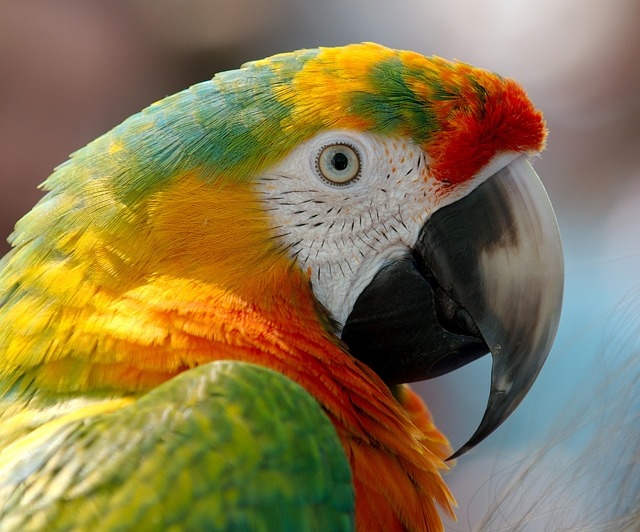
#> input picture parrot.jpg, 640 x 532 px, found by its file name
$ python obj_tracking.py
#> lines starting #> are read from the running program, lines starting #| are printed output that depends on the picture; after the words box and inside, x2 and y2 are one past the last pixel; in counts of white or black regions, pixels touching at a corner belong together
import cv2 as cv
import numpy as np

parrot_img= cv.imread('D:/Data Science/Computer vision/parrot.jpg')
#> parrot_img is the input picture: shape (532, 640, 3); mean B, G, R 78.5, 120.3, 137

while True:
    #convert image to hsv
    hsv= cv.cvtColor(parrot_img, cv.COLOR_BGR2HSV)
#> hsv: shape (532, 640, 3); mean H, S, V 37.9, 122.5, 145.5

    # Define range of yellow-green color in HSV
    lower_yellow_green = np.array([40, 40, 40])
    upper_yellow_green = np.array([80, 255, 255])
    mask_green= cv.inRange(hsv, lower_yellow_green, upper_yellow_green)
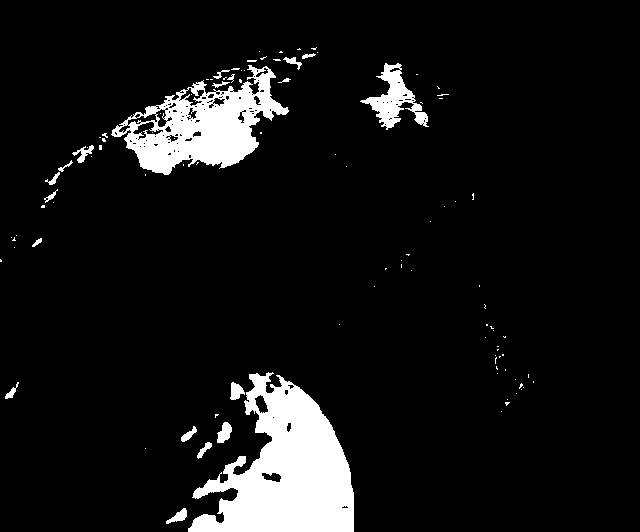
#> mask_green: shape (532, 640); 8% white; 102 white regions (82 under 20 px), largest, box (x1, y1, x2, y2) and area: (188, 372, 354, 532) 15008, (111, 65, 289, 175) 8606, (360, 63, 429, 130) 1664
    res_green= cv.bitwise_and(parrot_img, parrot_img, mask=mask_green)
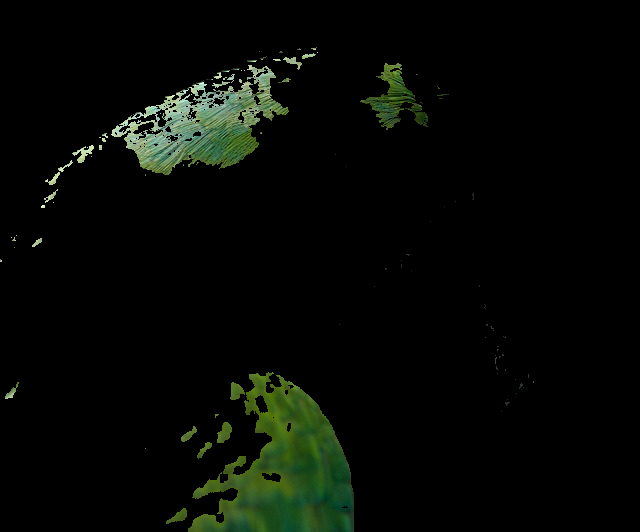
#> res_green: shape (532, 640, 3); mean B, G, R 4.6, 8.8, 5.9

    ## Define range of red color in HSV
    lower_red= np.array([0, 100, 100])
    upper_red= np.array([10, 255, 255])
    mask_red= cv.inRange(hsv, lower_red, upper_red)
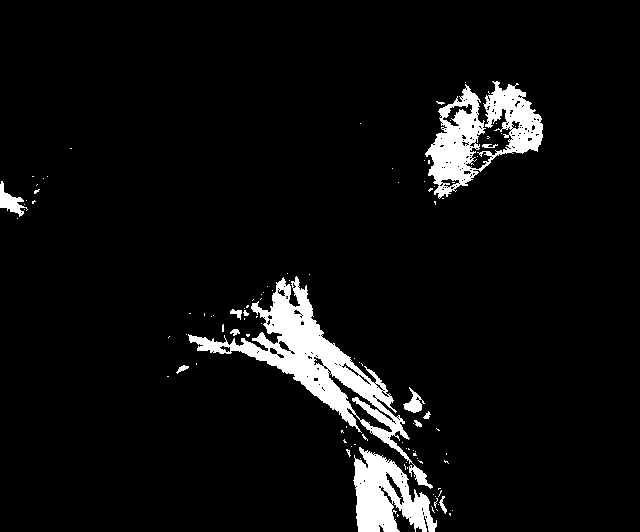
#> mask_red: shape (532, 640); 6% white; 105 white regions (92 under 20 px), largest, box (x1, y1, x2, y2) and area: (188, 276, 433, 489) 9145, (425, 81, 543, 199) 5864, (353, 447, 437, 532) 4045
    res_red= cv.bitwise_and(parrot_img, parrot_img, mask=mask_red)
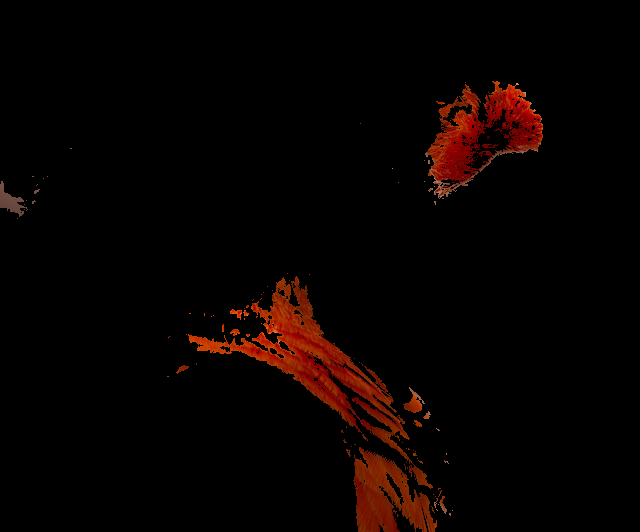
#> res_red: shape (532, 640, 3); mean B, G, R 0.4, 1.9, 8.2

    # Combine results for red and green
    result = cv.addWeighted(res_red, 1, res_green, 1, 0)  #alpha, beta and gamma parameter rn we have only two so turn two 1's
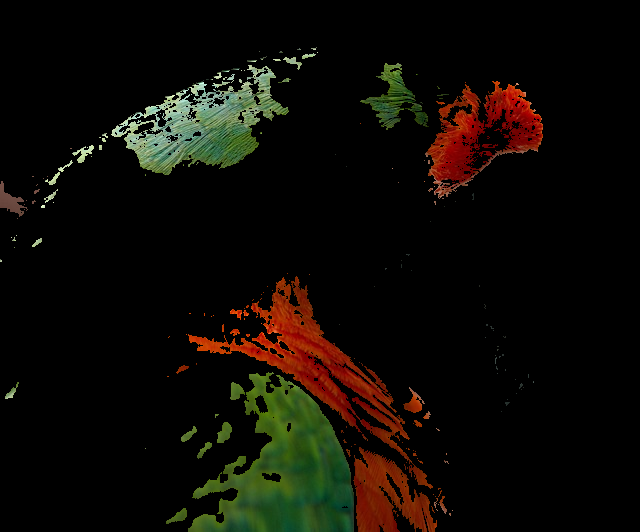
#> result: shape (532, 640, 3); mean B, G, R 5, 10.7, 14

    # Display the original image and results
    cv.imshow('Original Image', parrot_img)
    cv.imshow('Red Mask', mask_red)
    cv.imshow('Green Mask', mask_green)
    cv.imshow('Red Result', res_red)
    cv.imshow('Green Result', res_green)
    cv.imshow('Combined Result', result)

    k = cv.waitKey(5) & 0xFF
#> (key Esc is pressed here)
    if k == 27:
        break

cv.destroyAllWindows()


#object tracking with more colors

$ run again, with Kheops-Pyramid.jpg copied over parrot.jpg
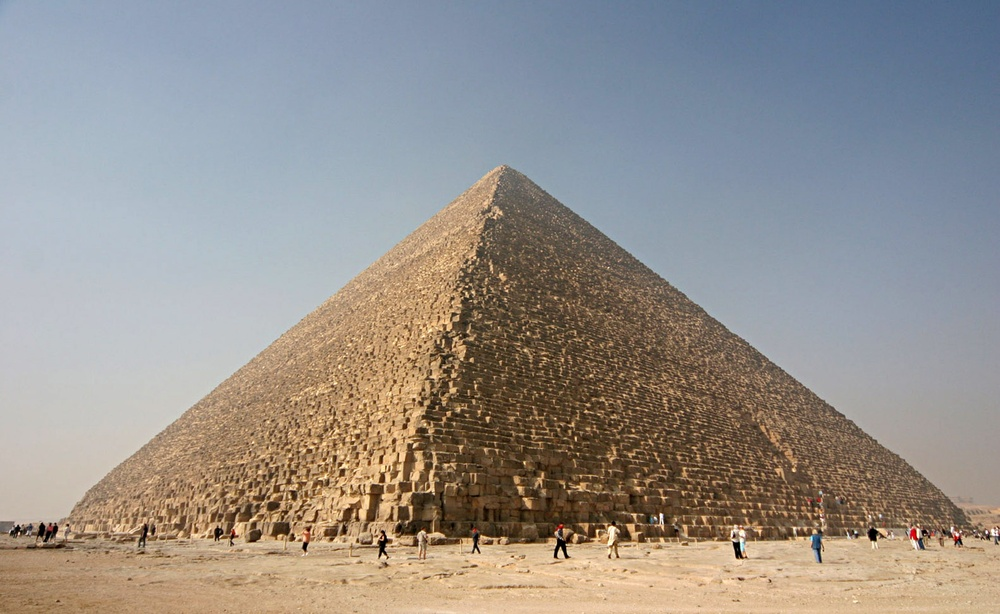
#> input picture Kheops-Pyramid.jpg, 1000 x 614 px, shrunk from 1581 x 971 before the run, found by its file name
#> parrot_img is the input picture: shape (614, 1000, 3); mean B, G, R 140.8, 145.6, 150.9
#> hsv: shape (614, 1000, 3); mean H, S, V 62.9, 70.2, 166.7
#> `mask_green= cv.inRange(hsv, lower_yellow_green, upper_yellow_green)`:
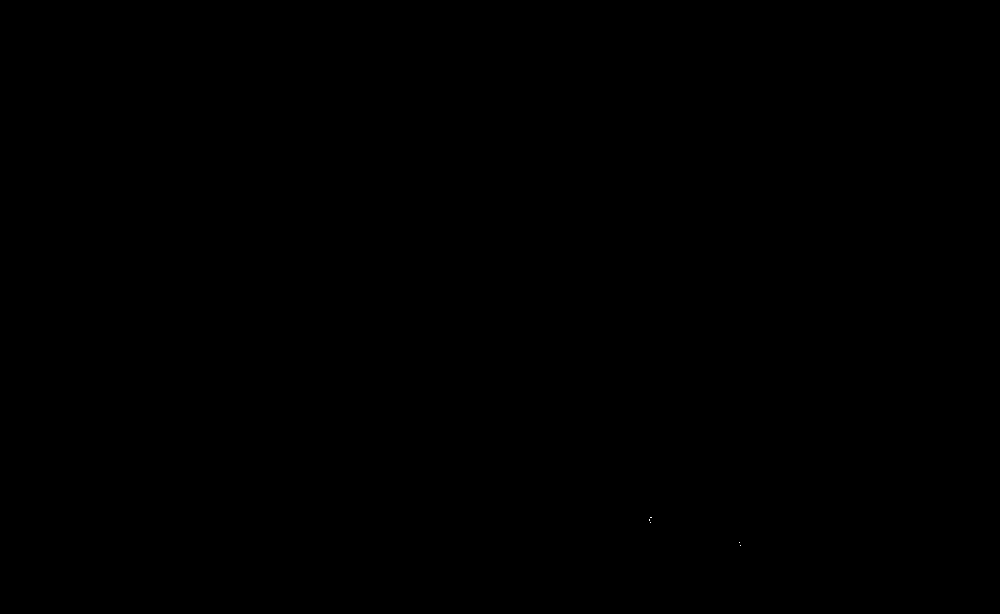
#> mask_green: shape (614, 1000); 0% white in thin lines or dots, all inside (x1, y1, x2, y2) = (649, 517, 741, 546)
#> `mask_red= cv.inRange(hsv, lower_red, upper_red)`:
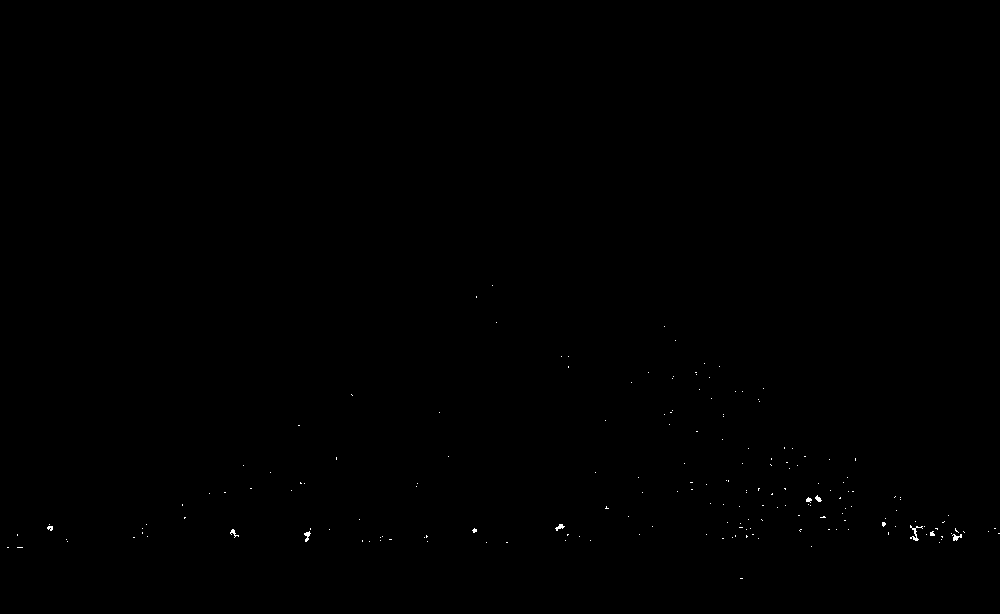
#> mask_red: shape (614, 1000); 0.1% white in thin lines or dots, all inside (x1, y1, x2, y2) = (7, 285, 1000, 579)

$ run again, with bottlecap.jpg copied over parrot.jpg
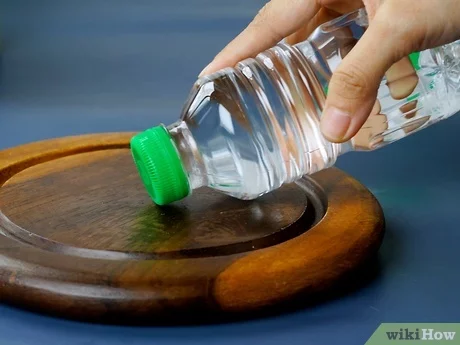
#> input picture bottlecap.jpg, 460 x 345 px, found by its file name
#> parrot_img is the input picture: shape (345, 460, 3); mean B, G, R 90.3, 94.4, 92.9
#> hsv: shape (345, 460, 3); mean H, S, V 60.8, 125.3, 118.6
#> `mask_green= cv.inRange(hsv, lower_yellow_green, upper_yellow_green)`:
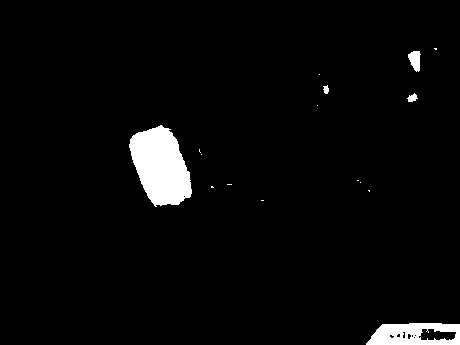
#> mask_green: shape (345, 460); 3.4% white; 16 white regions (11 under 20 px), largest, box (x1, y1, x2, y2) and area: (129, 125, 192, 207) 3505, (366, 323, 460, 345) 1516, (408, 51, 421, 72) 185, (407, 93, 418, 102) 60, (323, 85, 329, 94) 38
#> `mask_red= cv.inRange(hsv, lower_red, upper_red)`:
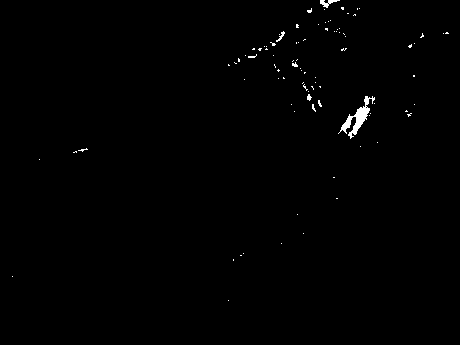
#> mask_red: shape (345, 460); 0.55% white; 90 white regions (86 under 20 px), largest, box (x1, y1, x2, y2) and area: (338, 96, 375, 139) 427, (320, 0, 340, 8) 69, (276, 31, 285, 42) 32, (307, 94, 312, 101) 22
